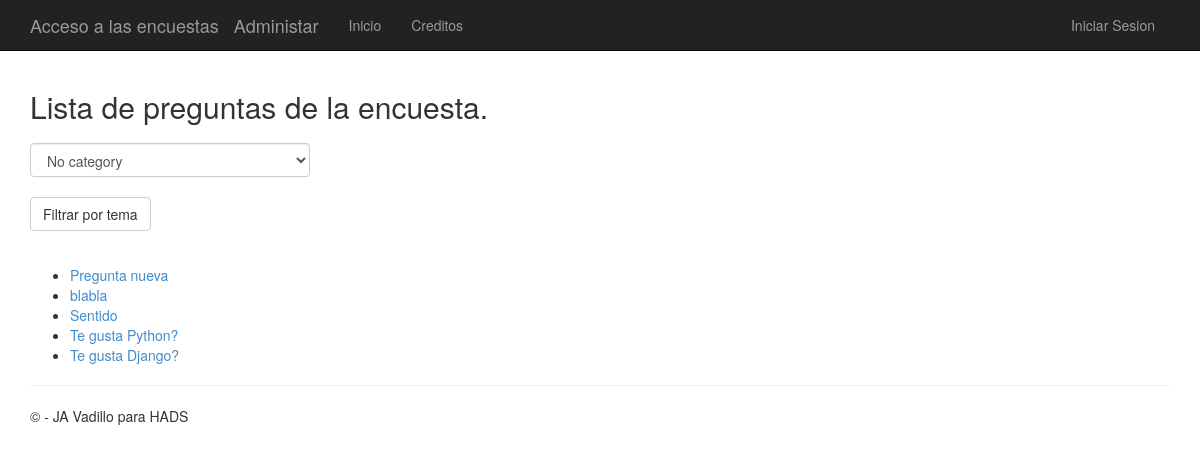
The page /polls/ on the database as committed earlier.
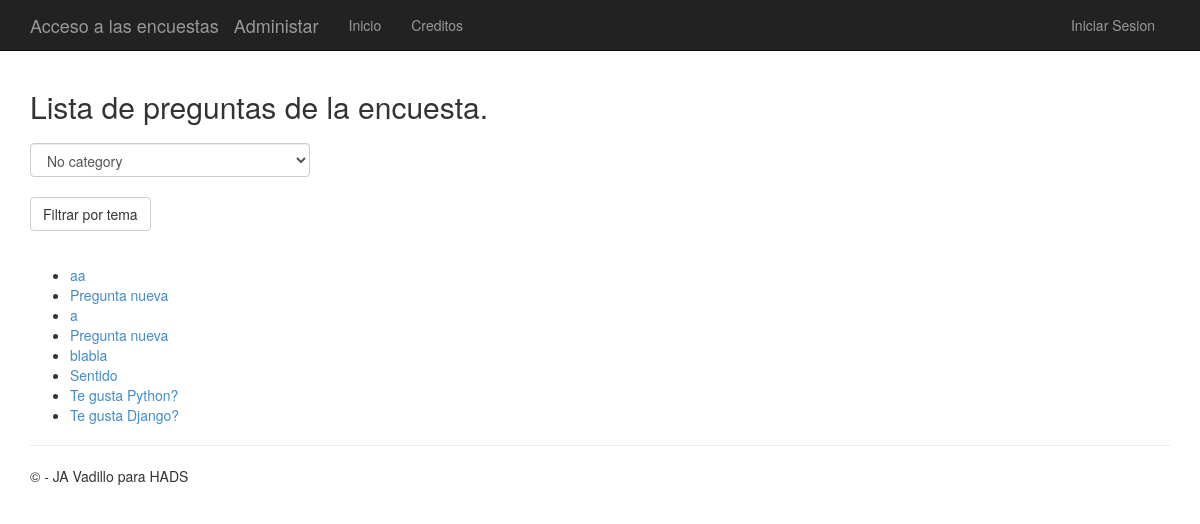
The same page on the database as committed later.
### app/models.py (models this page shows)
class Question(models.Model):
    question_text = models.CharField(max_length=200)
    pub_date = models.DateTimeField('date published')
    category = models.CharField(max_length = 200, default="No category")

### app/views.py (the view)
# urls.py: url(r'^polls/', app.views.index, name='index'),
def index(request):
    if request.method == "POST":
        form = request.POST
        latest_question_list = Question.objects.filter(category=form.get("selectCategory", "")).order_by('-pub_date');
    else:
        latest_question_list = Question.objects.order_by('-pub_date')
    category_list = list(Question.objects.values('category').distinct())
    template = loader.get_template('polls/index.html')
    context = {
                'title':'Lista de preguntas de la encuesta',
                'latest_question_list': latest_question_list,
                'category_list': category_list,
              }
    return render(request, 'polls/index.html', context)

### app/templates/polls/index.html (shortened to what this page needs)
﻿{% extends "app/layout.html" %}
{% block content %}
<h2>{{ title }}.</h2>
{% if category_list %}
<form  method="post" class="post-form"> {% csrf_token %}
    <select class="form-control" name="selectCategory">
    {%for category in category_list %}
        <option value="{{category.category}}">{{category.category}}</option>
    {% endfor %}
    </select>
    <br />
    <input type="submit" value="Filtrar por tema" class="btn btn-default"/>
</form>
<br />
{% else %}
    <p>No polls are available.</p>
{% endif %}
{% if latest_question_list %}
    <ul>
    {% for question in latest_question_list %}
        <li><a href="{% url 'detail' question.id %}">{{ question.question_text }}</a></li>
    {% endfor %}
    </ul>
{% else %}
    <p>No polls are available.</p>
{% endif %}
{% endblock %}

Rows that differ between the two databases and show on the page:
added Question: question_text "aa"
added Question: question_text "Pregunta nueva"
added Question: question_text "a"
